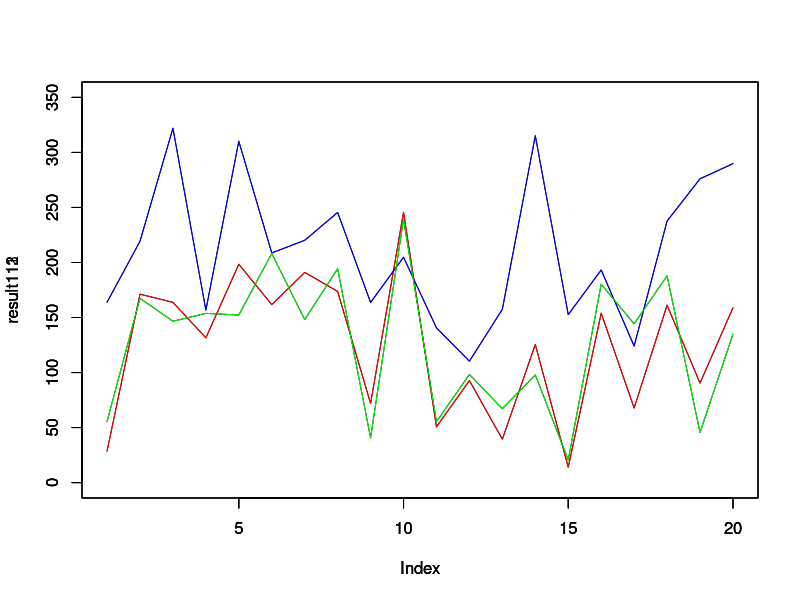
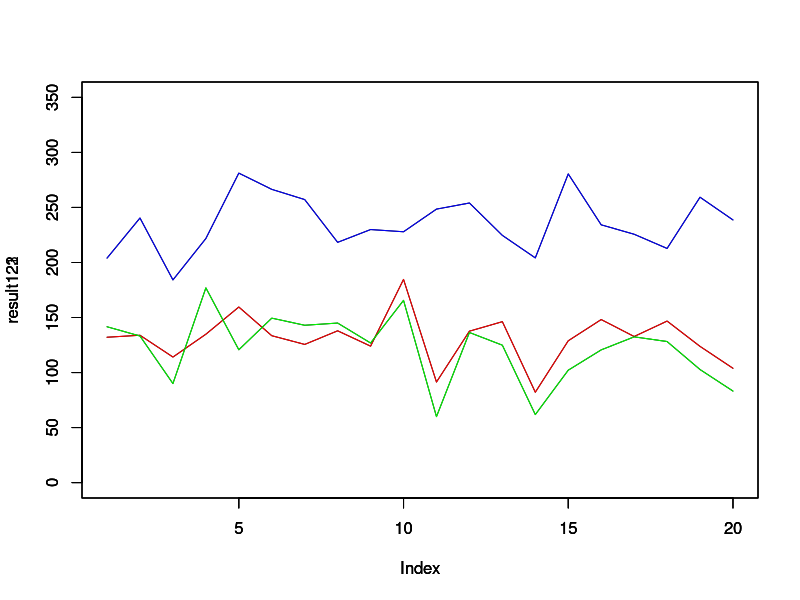
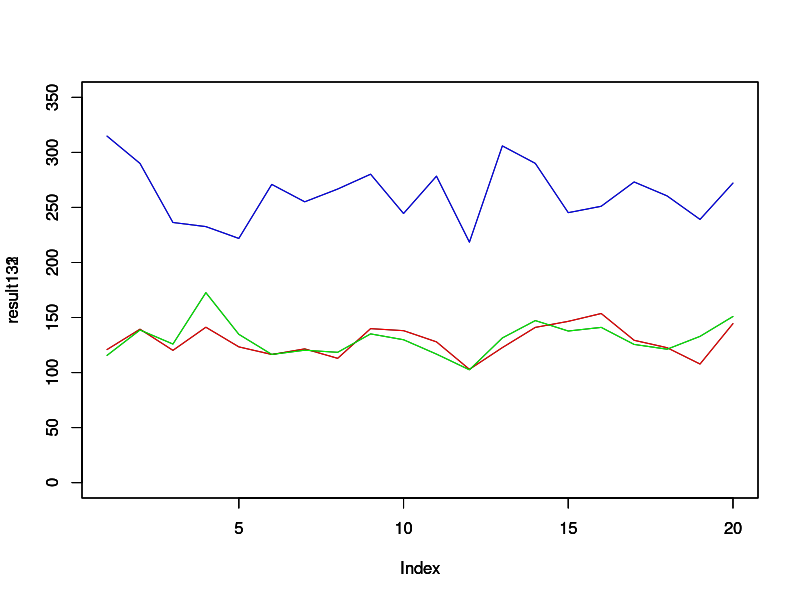
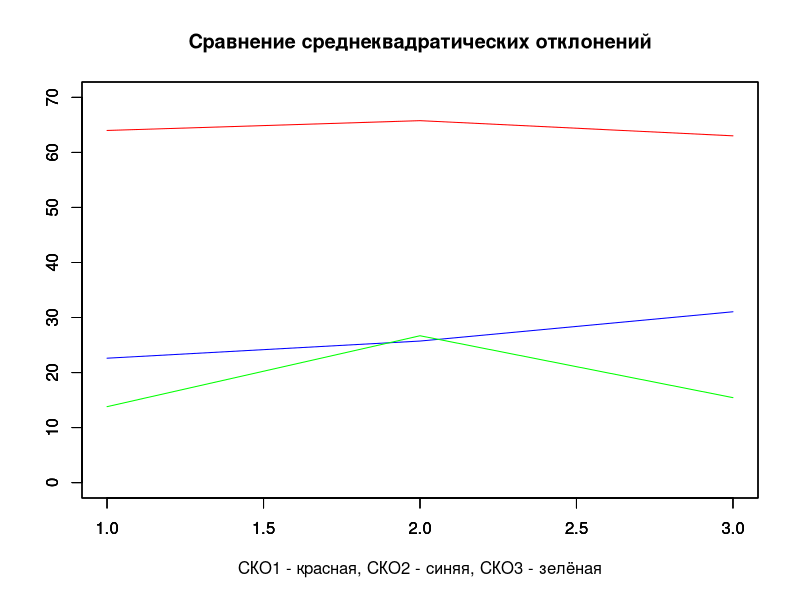
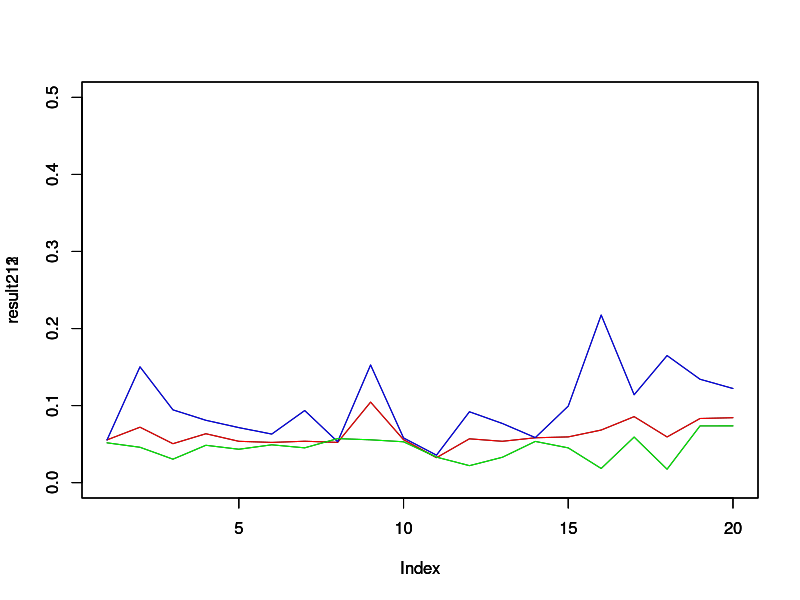
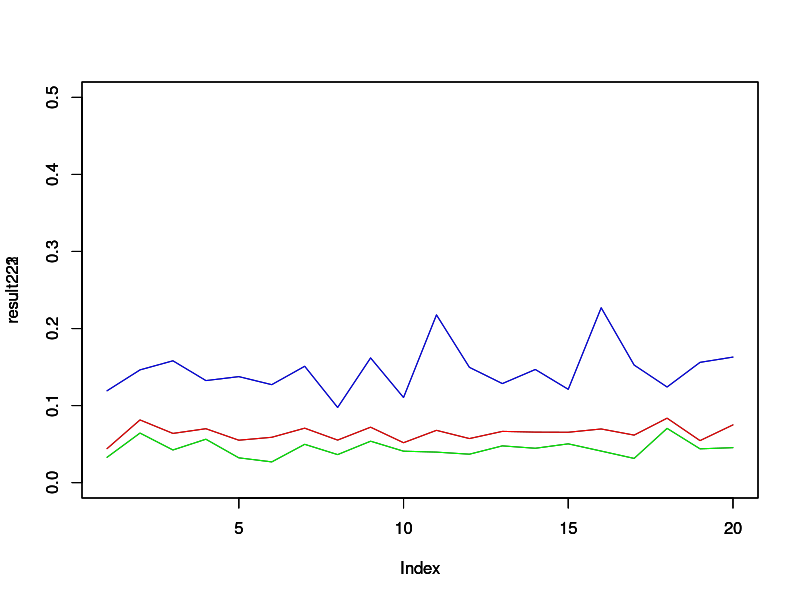
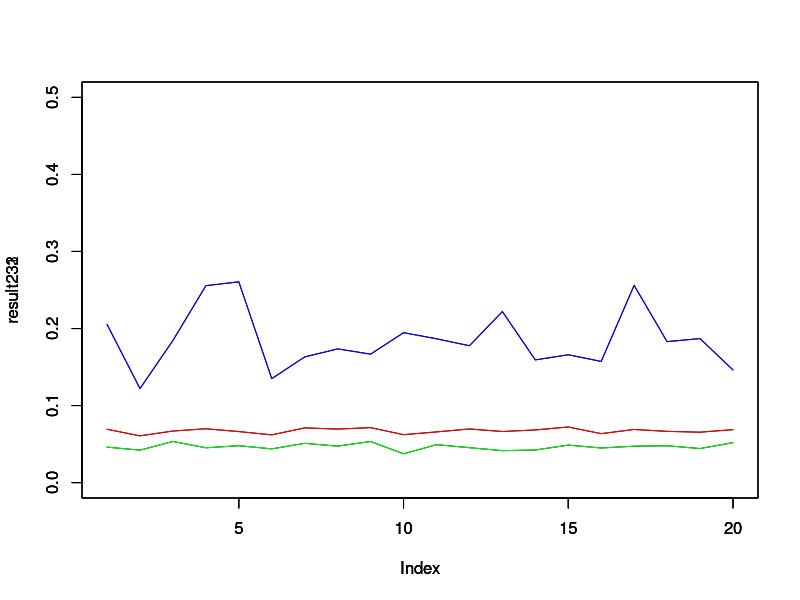
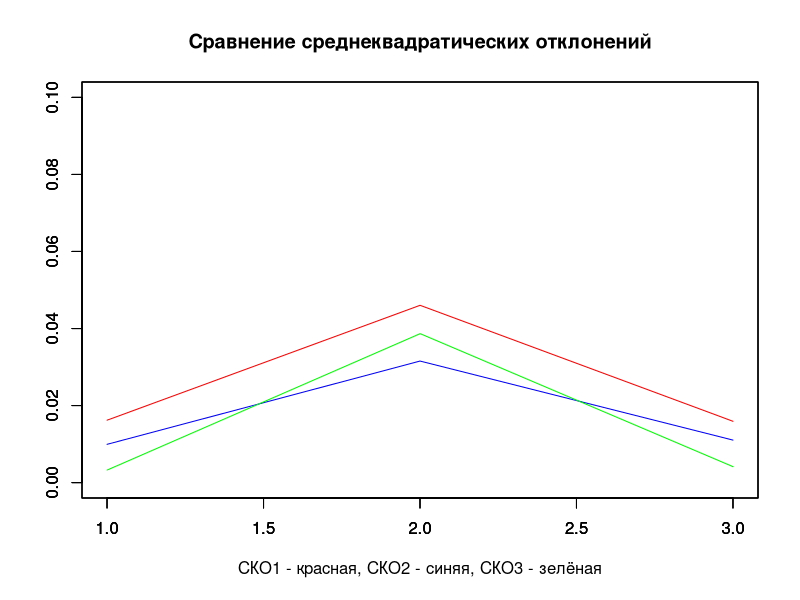

Reproduce these figures in R, in order.
## ---- chunk 1
# Генерируем выборки
set.seed(0)
x1 = rnorm(800, 65, 78) # Нормальный закон распределения
x2 = rexp(700, 30) # Показательный ЗР
x3 = rbinom(700, 45, 0.8) # Биномиальный ЗР
## ---- chunk 2
str(x1)
str(x2)
str(x3)
## ---- chunk 3
a = mean(x1); a
si = sd(x1); si
## ---- chunk 4
lam = 1 / mean(x2); lam
## ---- chunk 5
p = mean(x3) / 45; p
n = mean(x3) / 0.8; n
## ---- chunk 6
n <- 10 # 10 величин
varCount <- 20 # 20 выборок
foo = rnorm # НЗР
xs <- foo(n * varCount, 65, 78) # count, m, sigma
M <- matrix(xs, varCount, n)
## ---- chunk 7
result111 <- apply(M, 1, function(x)(2 / n)*sum(x))
str(result111)
## ---- chunk 8
result112 <- apply(M, 1, function(x)((n+1) / n)*max(x))
str(result112)
## ---- chunk 9
result113 <- apply(M, 1, function(x)(2*quantile(x, c(0.5))))
str(result113)
## ---- chunk 10
plot(result111, type = "l", ylim = c(0, 350))
lines(result111, col = "red")
par(new = T)
plot(result112, type = "l", ylim = c(0, 350))
lines(result112, col = "blue")
par(new = T)
plot(result113, type = "l", ylim = c(0, 350))
lines(result113, col = "green")
## ---- chunk 11
par(new = F)
## ---- chunk 12
p111 <- sd(result111)
p112 <- sd(result112)
p113 <- sd(result113)
## ---- chunk 13
max111 <- max(result111)
max112 <- max(result112)
max113 <- max(result113)
## ---- chunk 14
min111 <- min(result111)
min112 <- min(result112)
min113 <- min(result113)
## ---- chunk 15
R111 <- max111-min111
R112 <- max112-min112
R113 <- max113-min113
## ---- chunk 16
n <- 40 # 40 величин
varCount <- 20 # 20 выборок
foo = rnorm # НЗР
xs <- foo(n * varCount, 65, 78) # count, m, sigma
M <- matrix(xs, varCount, n)
## ---- chunk 17
result121 <- apply(M, 1, function(x)(2 / n)*sum(x))
str(result121)
## ---- chunk 18
result122 <- apply(M, 1, function(x)((n+1) / n)*max(x))
str(result122)
## ---- chunk 19
result123 <- apply(M, 1, function(x)(2*quantile(x, c(0.5))))
str(result123)
## ---- chunk 20
plot(result121, type = "l", ylim = c(0, 350))
lines(result121, col = "red")
par(new = T)
plot(result122, type = "l", ylim = c(0, 350))
lines(result122, col = "blue")
par(new = T)
plot(result123, type = "l", ylim = c(0, 350))
lines(result123, col = "green")
## ---- chunk 21
par(new = F)
## ---- chunk 22
p121 <- sd(result121)
p122 <- sd(result122)
p123 <- sd(result123)
## ---- chunk 23
max121 <- max(result121)
max122 <- max(result122)
max123 <- max(result123)
## ---- chunk 24
min121 <- min(result121)
min122 <- min(result122)
min123 <- min(result123)
## ---- chunk 25
R121 <- max121-min121
R122 <- max122-min122
R123 <- max123-min123
## ---- chunk 26
n <- 160 # 160 величин
varCount <- 20 # 20 выборок
foo = rnorm # НЗР
xs <- foo(n * varCount, 65, 78) # count, m, sigma
M <- matrix(xs, varCount, n)
## ---- chunk 27
result131 <- apply(M, 1, function(x)(2 / n)*sum(x))
str(result131)
## ---- chunk 28
result132 <- apply(M, 1, function(x)((n+1) / n)*max(x))
str(result132)
## ---- chunk 29
result133 <- apply(M, 1, function(x)(2*quantile(x, c(0.5))))
str(result133)
## ---- chunk 30
plot(result131, type = "l", ylim = c(0, 350))
lines(result131, col = "red")
par(new = T)
plot(result132, type = "l", ylim = c(0, 350))
lines(result132, col = "blue")
par(new = T)
plot(result133, type = "l", ylim = c(0, 350))
lines(result133, col = "green")
## ---- chunk 31
par(new = F)
## ---- chunk 32
p131 <- sd(result131)
p132 <- sd(result132)
p133 <- sd(result133)
## ---- chunk 33
max131 <- max(result131)
max132 <- max(result132)
max133 <- max(result133)
## ---- chunk 34
min131 <- min(result131)
min132 <- min(result132)
min133 <- min(result133)
## ---- chunk 35
R131 <- max131-min131
R132 <- max132-min132
R133 <- max133-min133
## ---- chunk 36
n1_1 <- c(p111, p112, p113, max111, max112, max113, min111, min112, min113, R111, R112, R113)
n1_2 <- c(p121, p122, p123, max121, max122, max123, min121, min122, min123, R121, R122, R123)
n1_3 <- c(p131, p132, p133, max131, max132, max133, min131, min132, min133, R131, R132, R133)

result_norm <- cbind(n1_1, n1_2, n1_3)
rownames(result_norm) <- c('p1', 'p2', 'p3', 'max1', 'max2', 'max3', 'min1', 'min2', 'min3', 'R1', 'R2', 'R3')
result_norm
## ---- chunk 37
v1_1 <- c(p111, p112, p113)
v1_2 <- c(p121, p122, p123)
v1_3 <- c(p131, p132, p133)

plot(v1_1, col = "red", main = "Cравнение среднеквадратических отклонений", ylab = "", xlab = "СКО1 - красная, СКО2 - синяя, СКО3 - зелёная", type = "l", ylim = c(0, 70))
par(new = T)
plot(v1_2, col = "blue", ylab = "", xlab = "", type = "l", ylim = c(0, 70))
par(new = T)
plot(v1_3, col = "green", ylab = "", xlab = "", type = "l", ylim = c(0, 70))
## ---- chunk 38
par(new = F)
## ---- chunk 39
n <- 10 # 10 величин
varCount <- 20 # 20 выборок
foo = rexp # ПЗР
xs <- foo(n * varCount, 30) # count, lamda
M <- matrix(xs, varCount, n)
## ---- chunk 40
result211 <- apply(M, 1, function(x)(2 / n)*sum(x))
str(result211)
## ---- chunk 41
result212 <- apply(M, 1, function(x)((n+1) / n)*max(x))
str(result212)
## ---- chunk 42
result213 <- apply(M, 1, function(x)(2*quantile(x, c(0.5))))
str(result213)
## ---- chunk 43
plot(result211, type = "l", ylim = c(0, 0.5))
lines(result211, col = "red")
par(new = T)
plot(result212, type = "l", ylim = c(0, 0.5))
lines(result212, col = "blue")
par(new = T)
plot(result213, type = "l", ylim = c(0, 0.5))
lines(result213, col = "green")
## ---- chunk 44
par(new = F)
## ---- chunk 45
p211 <- sd(result211)
p212 <- sd(result212)
p213 <- sd(result213)
## ---- chunk 46
max211 <- max(result211)
max212 <- max(result212)
max213 <- max(result213)
## ---- chunk 47
min211 <- min(result211)
min212 <- min(result212)
min213 <- min(result213)
## ---- chunk 48
R211 <- max211-min211
R212 <- max212-min212
R213 <- max213-min213
## ---- chunk 49
n <- 40 # 40 величин
varCount <- 20 # 20 выборок
foo = rexp # ПЗР
xs <- foo(n * varCount, 30) # count, lamda
M <- matrix(xs, varCount, n)
## ---- chunk 50
result221 <- apply(M, 1, function(x)(2 / n)*sum(x))
str(result221)
## ---- chunk 51
result222 <- apply(M, 1, function(x)((n+1) / n)*max(x))
str(result222)
## ---- chunk 52
result223 <- apply(M, 1, function(x)(2*quantile(x, c(0.5))))
str(result223)
## ---- chunk 53
plot(result221, type = "l", ylim = c(0, 0.5))
lines(result221, col = "red")
par(new = T)
plot(result222, type = "l", ylim = c(0, 0.5))
lines(result222, col = "blue")
par(new = T)
plot(result223, type = "l", ylim = c(0, 0.5))
lines(result223, col = "green")
## ---- chunk 54
par(new = F)
## ---- chunk 55
p221 <- sd(result221)
p222 <- sd(result222)
p223 <- sd(result223)
## ---- chunk 56
max221 <- max(result221)
max222 <- max(result222)
max223 <- max(result223)
## ---- chunk 57
min221 <- min(result221)
min222 <- min(result222)
min223 <- min(result223)
## ---- chunk 58
R221 <- max221-min221
R222 <- max222-min222
R223 <- max223-min223
## ---- chunk 59
n <- 160 # 160 величин
varCount <- 20 # 20 выборок
foo = rexp # ПЗР
xs <- foo(n * varCount, 30) # count, lamda
M <- matrix(xs, varCount, n)
## ---- chunk 60
result231 <- apply(M, 1, function(x)(2 / n)*sum(x))
str(result231)
## ---- chunk 61
result232 <- apply(M, 1, function(x)((n+1) / n)*max(x))
str(result232)
## ---- chunk 62
result233 <- apply(M, 1, function(x)(2*quantile(x, c(0.5))))
str(result233)
## ---- chunk 63
plot(result231, type = "l", ylim = c(0, 0.5))
lines(result231, col = "red")
par(new = T)
plot(result232, type = "l", ylim = c(0, 0.5))
lines(result232, col = "blue")
par(new = T)
plot(result233, type = "l", ylim = c(0, 0.5))
lines(result233, col = "green")
## ---- chunk 64
par(new = F)
## ---- chunk 65
p231 <- sd(result231)
p232 <- sd(result232)
p233 <- sd(result233)
## ---- chunk 66
max231 <- max(result231)
max232 <- max(result232)
max233 <- max(result233)
## ---- chunk 67
min231 <- min(result231)
min232 <- min(result232)
min233 <- min(result233)
## ---- chunk 68
R231 <- max231-min231
R232 <- max232-min232
R233 <- max233-min233
## ---- chunk 69
n2_1 <- c(p211, p212, p213, max211, max212, max213, min211, min212, min213, R211, R212, R213)
n2_2 <- c(p221, p222, p223, max221, max222, max223, min221, min222, min223, R221, R222, R223)
n2_3 <- c(p231, p232, p233, max231, max232, max233, min231, min232, min233, R231, R232, R233)

result_norm <- cbind(n2_1, n2_2, n2_3)
rownames(result_norm) <- c('p1', 'p2', 'p3', 'max1', 'max2', 'max3', 'min1', 'min2', 'min3', 'R1', 'R2', 'R3')
result_norm
## ---- chunk 70
v2_1 <- c(p211, p212, p213)
v2_2 <- c(p221, p222, p223)
v2_3 <- c(p231, p232, p233)

plot(v2_1, col = "red", main = "Cравнение среднеквадратических отклонений", ylab = "", xlab = "СКО1 - красная, СКО2 - синяя, СКО3 - зелёная", type = "l", ylim = c(0, 0.1))
par(new = T)
plot(v2_2, col = "blue", ylab = "", xlab = "", type = "l", ylim = c(0, 0.1))
par(new = T)
plot(v2_3, col = "green", ylab = "", xlab = "", type = "l", ylim = c(0, 0.1))
## ---- chunk 71
par(new = F)
## ---- chunk 72
z <- read.csv(file = "India_GDP_1960-2022.csv", header = TRUE);
x <- z$GDP
hist(x, main = "Распределение ВВП", xlab = "ВВП", ylab = "Частота")

library(sm)
sm.density(x, model = "Normal", xlab = "Выборка", ylab = "Функция плотности распределения")

library(nortest)
lillie.test(x)
## ---- chunk 73
z <- read.csv(file = "laptop_data.csv", header = TRUE);
# Объём ОЗУ
x <- z$Ram
# Цена
y <- z$Price

## ---- chunk 74
cor.test(x, y)
#Спирмена при 95%
cor.test(x, y, method = "spearman", conf.level = 0.95)
#Спирмена при 99%
cor.test(x, y, method = "spearman", conf.level = 0.99)
## ---- chunk 75
qt(0.95, 19)
qt(0.99, 19)
# Кендалла при 95%
cor.test(x, y, method = "kendall")
# Кендалла при 99%
cor.test(x, y, method = "kendall", conf.level = 0.99)
## ---- chunk 76
# Загружаем таблицу, содержащую оценку шестью экспертами дистрибутивов Линукса
chem <- read.table(file = "Lab2.txt", header = FALSE)
chem
rownames(chem) <- c("Sousou no Fireren", "Fullmetal Alchemist: Brotherhood", "Steins;Gate", "Gintama*", "Shingeki no Kyojin Season 3 Part 2", "Gintama'", "Bleach: Sennen Kessen-hen", "Ginga Eiyuu Densetsu", "Gintama': Enchousen", "Kaguya-sama wa Kokurasetai: Ultra Romantic", "Fruits Basket: The Final", "Gintama.", "Gintama", "Clannad: After Story", "Koe no Katachi", "Kusuriya no Hitorigoto", "3-gatsu no Lion 2nd Season", "Code GeassL Hangyaku no Lelouch R2", "Hunter x Hunter", "Gintama: The Final")
chem

library(vegan)
kendall.global(chem, nperm = 999, mult = "holm")

qchisq(0.95, 20)
qchisq(0.99, 20)
